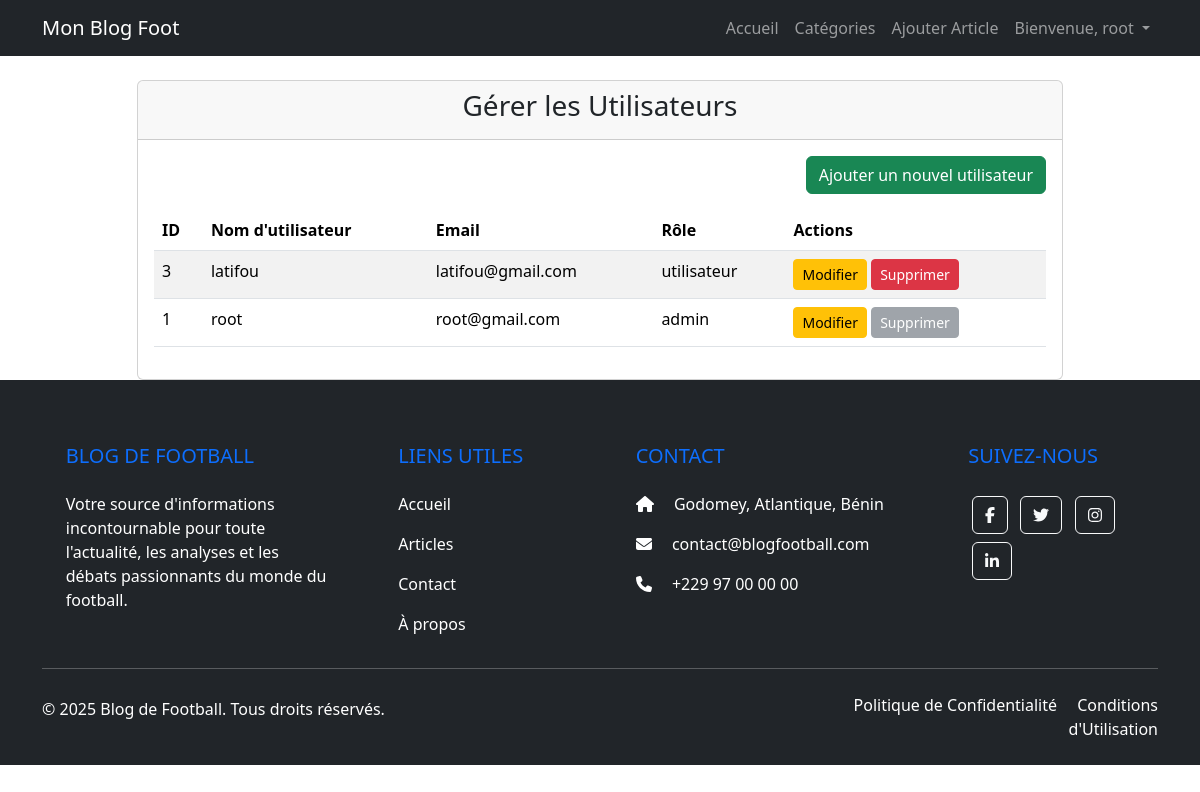
/admin/manage_users.php (signed in), run on the app's committed database.
### tables this page shows
CREATE TABLE `users` (
  `id` int(11) NOT NULL,
  `username` varchar(255) NOT NULL,
  `email` varchar(255) NOT NULL,
  `password_hash` varchar(255) NOT NULL,
  `role` varchar(50) DEFAULT 'reader',
  `created_at` datetime DEFAULT current_timestamp()
);

### admin/manage_users.php (the view, shortened to what this page needs)
<?php
require_once '../config/db.php';
$users = [];
try {
    $stmt = $pdo->query("SELECT id, username, email, role FROM users ORDER BY username ASC");
    $users = $stmt->fetchAll(PDO::FETCH_ASSOC);
} catch (PDOException $e) {
    $message = "<div class='alert alert-danger'>Erreur lors du chargement des utilisateurs : " . $e->getMessage() . "</div>";
}
?>
<!DOCTYPE html>
<html lang="fr">
<head>
    <link href="https://cdn.jsdelivr.net/npm/bootstrap@5.3.3/dist/css/bootstrap.min.css" rel="stylesheet">
    <link rel="stylesheet" href="../../css/style.css">
</head>
<body>
    <?php include '../includes/navbar.php'; ?>
    <div class="container mt-4">
        <div class="row justify-content-center">
            <div class="col-md-10">
                <div class="card">
                    <div class="card-header">
                        <h3 class="text-center">Gérer les Utilisateurs</h3>
                    </div>
                    <div class="card-body">
                        <div class="d-flex justify-content-end mb-3">
                            <a href="add_edit_user.php" class="btn btn-success">Ajouter un nouvel utilisateur</a>
                        </div>
                        <?php if (empty($users)): ?>
                            <div class="alert alert-info">Aucun utilisateur trouvé.</div>
                        <?php else: ?>
                            <div class="table-responsive">
                                <table class="table table-striped table-hover">
                                    <thead>
                                        <tr>
                                            <th>ID</th>
                                            <th>Nom d'utilisateur</th>
                                            <th>Email</th>
                                            <th>Rôle</th>
                                            <th>Actions</th>
                                        </tr>
                                    </thead>
                                    <tbody>
                                        <?php foreach ($users as $user_item): ?>
                                            <tr>
                                                <td><?php echo htmlspecialchars($user_item['id']); ?></td>
                                                <td><?php echo htmlspecialchars($user_item['username']); ?></td>
                                                <td><?php echo htmlspecialchars($user_item['email']); ?></td>
                                                <td><?php echo htmlspecialchars($user_item['role']); ?></td>
                                                <td>
                                                    <a href="add_edit_user.php?id=<?php echo $user_item['id']; ?>" class="btn btn-sm btn-warning">Modifier</a>
                                                    <?php if ($user_item['id'] !== $_SESSION['user_id']):  ?>
                                                        <a href="manage_users.php?action=delete&id=<?php echo $user_item['id']; ?>"
                                                           class="btn btn-sm btn-danger"
                                                           onclick="return confirm('Êtes-vous sûr de vouloir supprimer cet utilisateur ?');">Supprimer</a>
                                                    <?php else: ?>
                                                        <button class="btn btn-sm btn-secondary" disabled title="Vous ne pouvez pas supprimer votre propre compte">Supprimer</button>
                                                    <?php endif; ?>
                                                </td>
                                            </tr>
                                        <?php endforeach; ?>
                                    </tbody>
                                </table>
                            </div>
                        <?php endif; ?>
                    </div>
                </div>
            </div>
        </div>
    </div>
    <?php include '../includes/footer.php'; ?>
</body>
</html>

### data on the page
users: id "3", username "latifou", email "latifou@gmail.com", role "utilisateur"
users: id "1", username "root", email "root@gmail.com", role "admin", shows "Supprimer"

### other printed values
$_SESSION['username'] "root"
